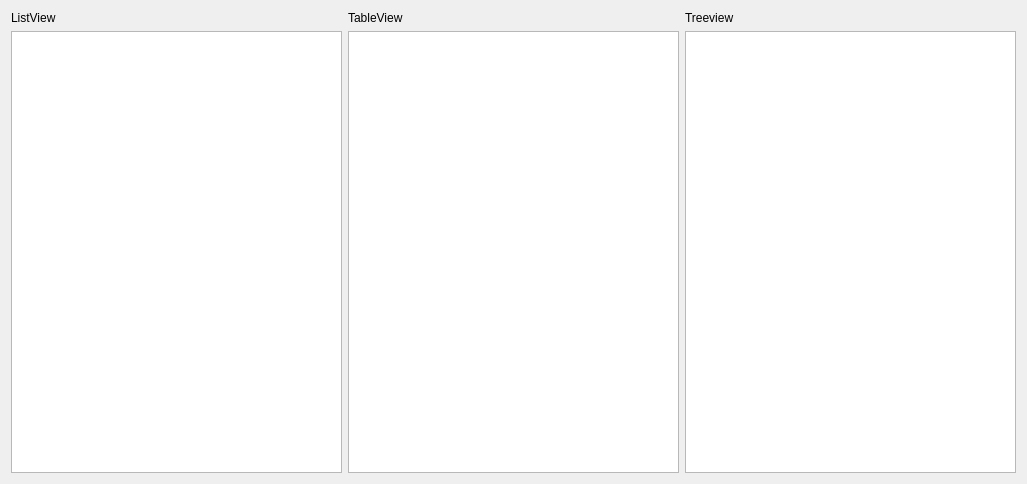
<?xml version="1.0" encoding="UTF-8"?>
<ui version="4.0">
 <class>Widget</class>
 <widget class="QWidget" name="Widget">
  <property name="geometry">
   <rect>
    <x>0</x>
    <y>0</y>
    <width>1027</width>
    <height>484</height>
   </rect>
  </property>
  <property name="windowTitle">
   <string>Widget</string>
  </property>
  <layout class="QVBoxLayout" name="verticalLayout">
   <item>
    <layout class="QHBoxLayout" name="horizontalLayout">
     <item>
      <widget class="QLabel" name="label">
       <property name="text">
        <string>ListView</string>
       </property>
      </widget>
     </item>
     <item>
      <widget class="QLabel" name="label_2">
       <property name="text">
        <string>TableView</string>
       </property>
      </widget>
     </item>
     <item>
      <widget class="QLabel" name="label_3">
       <property name="text">
        <string>Treeview</string>
       </property>
      </widget>
     </item>
    </layout>
   </item>
   <item>
    <layout class="QHBoxLayout" name="horizontalLayout_2">
     <item>
      <widget class="QListView" name="listView"/>
     </item>
     <item>
      <widget class="QTableView" name="tableView"/>
     </item>
     <item>
      <widget class="QTreeView" name="treeView"/>
     </item>
    </layout>
   </item>
  </layout>
 </widget>
 <resources/>
 <connections/>
</ui>
